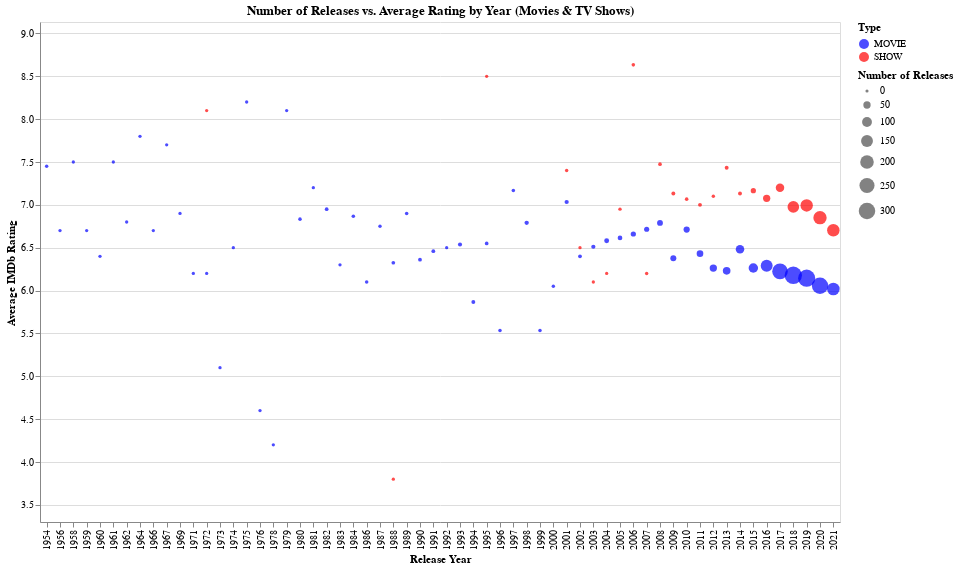

Notebook cell for this chart:
### Code cell
#scatter plot of releases per year and imdb rating

scatter_plot = alt.Chart(df_plot).mark_circle().encode(
    x=alt.X('release_year:O', title='Release Year', sort='ascending'),
    y=alt.Y('avg_rating:Q', title='Average IMDb Rating', scale=alt.Scale(domain=[df_plot['avg_rating'].min()-0.5, df_plot['avg_rating'].max()+0.5])),
    size=alt.Size('num_releases:Q', title='Number of Releases', scale=alt.Scale(range=[10, 300])),
    color=alt.Color('type:N', title='Type', scale=alt.Scale(domain=['MOVIE', 'SHOW'], range=['blue', 'red'])),
    tooltip=['release_year', 'num_releases', 'avg_rating', 'type']
).properties(
    title="Number of Releases vs. Average Rating by Year (Movies & TV Shows)",
    width=800,
    height=500
)

scatter_plot.show()

### Figure 1 — Vega-Lite specification as saved in the notebook (floating-point values rounded to 4 significant figures)
{"config": {"view": {"continuousWidth": 300, "continuousHeight": 300}}, "data": {"name": "data-cefe0818419fe181d73ae5099d7ab656"}, "mark": {"type": "circle"}, "encoding": {"color": {"field": "type", "scale": {"domain": ["MOVIE", "SHOW"], "range": ["blue", "red"]}, "title": "Type", "type": "nominal"}, "size": {"field": "num_releases", "scale": {"range": [10, 300]}, "title": "Number of Releases", "type": "quantitative"}, "tooltip": [{"field": "release_year", "type": "quantitative"}, {"field": "num_releases", "type": "quantitative"}, {"field": "avg_rating", "type": "quantitative"}, {"field": "type", "type": "nominal"}], "x": {"field": "release_year", "sort": "ascending", "title": "Release Year", "type": "ordinal"}, "y": {"field": "avg_rating", "scale": {"domain": [3.3, 9.133]}, "title": "Average IMDb Rating", "type": "quantitative"}}, "height": 500, "title": "Number of Releases vs. Average Rating by Year (Movies & TV Shows)", "width": 800, "$schema": "https://vega.github.io/schema/vega-lite/v5.20.1.json", "datasets": {"data-cefe0818419fe181d73ae5099d7ab656": [{"release_year": 1954, "type": "MOVIE", "num_releases": 2, "avg_rating": 7.45}, {"release_year": 1954, "type": "SHOW", "num_releases": 0, "avg_rating": null}, {"release_year": 1956, "type": "MOVIE", "num_releases": 1, "avg_rating": 6.7}, {"release_year": 1956, "type": "SHOW", "num_releases": 0, "avg_rating": null}, {"release_year": 1958, "type": "MOVIE", "num_releases": 1, "avg_rating": 7.5}, {"release_year": 1958, "type": "SHOW", "num_releases": 0, "avg_rating": null}, {"release_year": 1959, "type": "MOVIE", "num_releases": 1, "avg_rating": 6.7}, {"release_year": 1959, "type": "SHOW", "num_releases": 0, "avg_rating": null}, {"release_year": 1960, "type": "MOVIE", "num_releases": 1, "avg_rating": 6.4}, {"release_year": 1960, "type": "SHOW", "num_releases": 0, "avg_rating": null}, {"release_year": 1961, "type": "MOVIE", "num_releases": 1, "avg_rating": 7.5}, {"release_year": 1961, "type": "SHOW", "num_releases": 0, "avg_rating": null}, {"release_year": 1962, "type": "MOVIE", "num_releases": 1, "avg_rating": 6.8}, {"release_year": 1962, "type": "SHOW", "num_releases": 0, "avg_rating": null}, {"release_year": 1964, "type": "MOVIE", "num_releases": 1, "avg_rating": 7.8}, {"release_year": 1964, "type": "SHOW", "num_releases": 0, "avg_rating": null}, {"release_year": 1966, "type": "MOVIE", "num_releases": 1, "avg_rating": 6.7}, {"release_year": 1966, "type": "SHOW", "num_releases": 0, "avg_rating": null}, {"release_year": 1967, "type": "MOVIE", "num_releases": 1, "avg_rating": 7.7}, {"release_year": 1967, "type": "SHOW", "num_releases": 0, "avg_rating": null}, {"release_year": 1969, "type": "MOVIE", "num_releases": 1, "avg_rating": 6.9}, {"release_year": 1969, "type": "SHOW", "num_releases": 0, "avg_rating": null}, {"release_year": 1971, "type": "MOVIE", "num_releases": 1, "avg_rating": 6.2}, {"release_year": 1971, "type": "SHOW", "num_releases": 0, "avg_rating": null}, {"release_year": 1972, "type": "MOVIE", "num_releases": 1, "avg_rating": 6.2}, {"release_year": 1972, "type": "SHOW", "num_releases": 1, "avg_rating": 8.1}, {"release_year": 1973, "type": "MOVIE", "num_releases": 1, "avg_rating": 5.1}, {"release_year": 1973, "type": "SHOW", "num_releases": 0, "avg_rating": null}, {"release_year": 1974, "type": "MOVIE", "num_releases": 1, "avg_rating": 6.5}, {"release_year": 1974, "type": "SHOW", "num_releases": 0, "avg_rating": null}, {"release_year": 1975, "type": "MOVIE", "num_releases": 1, "avg_rating": 8.2}, {"release_year": 1975, "type": "SHOW", "num_releases": 0, "avg_rating": null}, {"release_year": 1976, "type": "MOVIE", "num_releases": 1, "avg_rating": 4.6}, {"release_year": 1976, "type": "SHOW", "num_releases": 0, "avg_rating": null}, {"release_year": 1978, "type": "MOVIE", "num_releases": 1, "avg_rating": 4.2}, {"release_year": 1978, "type": "SHOW", "num_releases": 0, "avg_rating": null}, {"release_year": 1979, "type": "MOVIE", "num_releases": 1, "avg_rating": 8.1}, {"release_year": 1979, "type": "SHOW", "num_releases": 0, "avg_rating": null}, {"release_year": 1980, "type": "MOVIE", "num_releases": 3, "avg_rating": 6.833}, {"release_year": 1980, "type": "SHOW", "num_releases": 0, "avg_rating": null}, {"release_year": 1981, "type": "MOVIE", "num_releases": 1, "avg_rating": 7.2}, {"release_year": 1981, "type": "SHOW", "num_releases": 0, "avg_rating": null}, {"release_year": 1982, "type": "MOVIE", "num_releases": 4, "avg_rating": 6.95}, {"release_year": 1982, "type": "SHOW", "num_releases": 0, "avg_rating": null}, {"release_year": 1983, "type": "MOVIE", "num_releases": 1, "avg_rating": 6.3}, {"release_year": 1983, "type": "SHOW", "num_releases": 0, "avg_rating": null}, {"release_year": 1984, "type": "MOVIE", "num_releases": 3, "avg_rating": 6.867}, {"release_year": 1984, "type": "SHOW", "num_releases": 0, "avg_rating": null}, {"release_year": 1986, "type": "MOVIE", "num_releases": 3, "avg_rating": 6.1}, {"release_year": 1986, "type": "SHOW", "num_releases": 0, "avg_rating": null}, {"release_year": 1987, "type": "MOVIE", "num_releases": 2, "avg_rating": 6.75}, {"release_year": 1987, "type": "SHOW", "num_releases": 0, "avg_rating": null}, {"release_year": 1988, "type": "MOVIE", "num_releases": 4, "avg_rating": 6.325}, {"release_year": 1988, "type": "SHOW", "num_releases": 1, "avg_rating": 3.8}, {"release_year": 1989, "type": "MOVIE", "num_releases": 3, "avg_rating": 6.9}, {"release_year": 1989, "type": "SHOW", "num_releases": 0, "avg_rating": null}, {"release_year": 1990, "type": "MOVIE", "num_releases": 5, "avg_rating": 6.36}, {"release_year": 1990, "type": "SHOW", "num_releases": 0, "avg_rating": null}, {"release_year": 1991, "type": "MOVIE", "num_releases": 5, "avg_rating": 6.46}, {"release_year": 1991, "type": "SHOW", "num_releases": 0, "avg_rating": null}, {"release_year": 1992, "type": "MOVIE", "num_releases": 1, "avg_rating": 6.5}, {"release_year": 1992, "type": "SHOW", "num_releases": 0, "avg_rating": null}, {"release_year": 1993, "type": "MOVIE", "num_releases": 8, "avg_rating": 6.537}, {"release_year": 1993, "type": "SHOW", "num_releases": 0, "avg_rating": null}, {"release_year": 1994, "type": "MOVIE", "num_releases": 6, "avg_rating": 5.867}, {"release_year": 1994, "type": "SHOW", "num_releases": 0, "avg_rating": null}, {"release_year": 1995, "type": "MOVIE", "num_releases": 4, "avg_rating": 6.55}, {"release_year": 1995, "type": "SHOW", "num_releases": 1, "avg_rating": 8.5}, {"release_year": 1996, "type": "MOVIE", "num_releases": 3, "avg_rating": 5.533}, {"release_year": 1996, "type": "SHOW", "num_releases": 0, "avg_rating": null}, {"release_year": 1997, "type": "MOVIE", "num_releases": 3, "avg_rating": 7.167}, {"release_year": 1997, "type": "SHOW", "num_releases": 0, "avg_rating": null}, {"release_year": 1998, "type": "MOVIE", "num_releases": 10, "avg_rating": 6.79}, {"release_year": 1998, "type": "SHOW", "num_releases": 0, "avg_rating": null}, {"release_year": 1999, "type": "MOVIE", "num_releases": 3, "avg_rating": 5.533}, {"release_year": 1999, "type": "SHOW", "num_releases": 0, "avg_rating": null}, {"release_year": 2000, "type": "MOVIE", "num_releases": 2, "avg_rating": 6.05}, {"release_year": 2000, "type": "SHOW", "num_releases": 0, "avg_rating": null}, {"release_year": 2001, "type": "MOVIE", "num_releases": 9, "avg_rating": 7.033}, {"release_year": 2001, "type": "SHOW", "num_releases": 2, "avg_rating": 7.4}, {"release_year": 2002, "type": "MOVIE", "num_releases": 5, "avg_rating": 6.4}, {"release_year": 2002, "type": "SHOW", "num_releases": 1, "avg_rating": 6.5}, {"release_year": 2003, "type": "MOVIE", "num_releases": 9, "avg_rating": 6.511}, {"release_year": 2003, "type": "SHOW", "num_releases": 1, "avg_rating": 6.1}, {"release_year": 2004, "type": "MOVIE", "num_releases": 16, "avg_rating": 6.581}, {"release_year": 2004, "type": "SHOW", "num_releases": 1, "avg_rating": 6.2}, {"release_year": 2005, "type": "MOVIE", "num_releases": 14, "avg_rating": 6.614}, {"release_year": 2005, "type": "SHOW", "num_releases": 2, "avg_rating": 6.95}, {"release_year": 2006, "type": "MOVIE", "num_releases": 20, "avg_rating": 6.66}, {"release_year": 2006, "type": "SHOW", "num_releases": 3, "avg_rating": 8.633}, {"release_year": 2007, "type": "MOVIE", "num_releases": 19, "avg_rating": 6.716}, {"release_year": 2007, "type": "SHOW", "num_releases": 2, "avg_rating": 6.2}, {"release_year": 2008, "type": "MOVIE", "num_releases": 28, "avg_rating": 6.789}, {"release_year": 2008, "type": "SHOW", "num_releases": 4, "avg_rating": 7.475}, {"release_year": 2009, "type": "MOVIE", "num_releases": 30, "avg_rating": 6.377}, {"release_year": 2009, "type": "SHOW", "num_releases": 6, "avg_rating": 7.133}, {"release_year": 2010, "type": "MOVIE", "num_releases": 33, "avg_rating": 6.712}, {"release_year": 2010, "type": "SHOW", "num_releases": 3, "avg_rating": 7.067}, {"release_year": 2011, "type": "MOVIE", "num_releases": 39, "avg_rating": 6.431}, {"release_year": 2011, "type": "SHOW", "num_releases": 6, "avg_rating": 7.0}, {"release_year": 2012, "type": "MOVIE", "num_releases": 50, "avg_rating": 6.262}, {"release_year": 2012, "type": "SHOW", "num_releases": 2, "avg_rating": 7.1}, {"release_year": 2013, "type": "MOVIE", "num_releases": 56, "avg_rating": 6.23}, {"release_year": 2013, "type": "SHOW", "num_releases": 6, "avg_rating": 7.433}, {"release_year": 2014, "type": "MOVIE", "num_releases": 72, "avg_rating": 6.482}, {"release_year": 2014, "type": "SHOW", "num_releases": 6, "avg_rating": 7.133}, {"release_year": 2015, "type": "MOVIE", "num_releases": 91, "avg_rating": 6.264}, {"release_year": 2015, "type": "SHOW", "num_releases": 20, "avg_rating": 7.165}, {"release_year": 2016, "type": "MOVIE", "num_releases": 152, "avg_rating": 6.29}, {"release_year": 2016, "type": "SHOW", "num_releases": 50, "avg_rating": 7.076}, {"release_year": 2017, "type": "MOVIE", "num_releases": 268, "avg_rating": 6.224}, {"release_year": 2017, "type": "SHOW", "num_releases": 71, "avg_rating": 7.2}, {"release_year": 2018, "type": "MOVIE", "num_releases": 333, "avg_rating": 6.179}, {"release_year": 2018, "type": "SHOW", "num_releases": 143, "avg_rating": 6.976}, {"release_year": 2019, "type": "MOVIE", "num_releases": 326, "avg_rating": 6.144}, {"release_year": 2019, "type": "SHOW", "num_releases": 166, "avg_rating": 6.993}, {"release_year": 2020, "type": "MOVIE", "num_releases": 293, "avg_rating": 6.056}, {"release_year": 2020, "type": "SHOW", "num_releases": 192, "avg_rating": 6.85}, {"release_year": 2021, "type": "MOVIE", "num_releases": 170, "avg_rating": 6.019}, {"release_year": 2021, "type": "SHOW", "num_releases": 167, "avg_rating": 6.704}]}}
